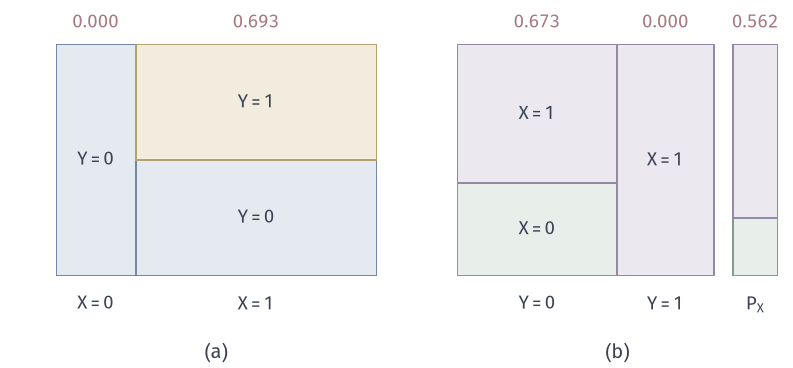

Write the Python code that produced this figure.
from pathlib import Path
import sys
HERE = Path(__file__).resolve().parent
sys.path.insert(0, str(HERE.parent/'info-common'))
from info_fig import *
# Joint table p(0,0)=1/4, p(0,1)=0, p(1,0)=3/8, p(1,1)=3/8 (rows X, columns Y).
# (a) mosaic split by X: widths P(X=x), heights P(Y=y|X=x); labels H(Y|X=x).
# (b) mosaic split by Y: widths P(Y=y), heights P(X=x|Y=y); grey bar on the right is P_X.
J = np.array([[1/4, 0], [3/8, 3/8]]); px = J.sum(1); py = J.sum(0)
fig, (a, b) = figure(width_mm=112, height_mm=52, ncols=2)
panel(fig, left=.07, right=.98, bottom=.25, top=.88, wspace=.25)
F = {0: (BLUE_FILL, BLUE), 1: (YELLOW_FILL, YELLOW)}
x0 = 0; facts = {}
for x in (0, 1):
    w = px[x]; cond = J[x]/w; y0 = 0
    for y in (0, 1):
        if cond[y] > 0:
            a.add_patch(__import__('matplotlib').patches.Rectangle((x0, y0), w, cond[y], fc=F[y][0], ec=F[y][1], lw=.8))
            a.text(x0+w/2, y0+cond[y]/2, '$Y=%d$' % y, ha='center', va='center', fontsize=7.5)
        y0 += cond[y]
    hx = H(cond); facts['H(Y|X=%d)' % x] = hx
    a.text(x0+w/2, 1.05, '$%.3f$' % abs(hx), ha='center', va='bottom', color=RED, fontsize=7.5)
    a.text(x0+w/2, -.08, '$X=%d$' % x, ha='center', va='top', fontsize=7.5)
    x0 += w
a.set_xlim(0, 1); a.set_ylim(0, 1); a.axis('off')
G = {0: (GREEN_FILL, GREEN), 1: (PURPLE_FILL, PURPLE)}
x0 = 0
for y in (0, 1):
    w = py[y]*.8; cond = J[:, y]/py[y]; y0 = 0
    for x in (0, 1):
        if cond[x] > 0:
            b.add_patch(__import__('matplotlib').patches.Rectangle((x0, y0), w, cond[x], fc=G[x][0], ec=G[x][1], lw=.8))
            b.text(x0+w/2, y0+cond[x]/2, '$X=%d$' % x, ha='center', va='center', fontsize=7.5)
        y0 += cond[x]
    hy = H(cond); facts['H(X|Y=%d)' % y] = hy
    b.text(x0+w/2, 1.05, '$%.3f$' % abs(hy), ha='center', va='bottom', color=RED, fontsize=7.5)
    b.text(x0+w/2, -.08, '$Y=%d$' % y, ha='center', va='top', fontsize=7.5)
    x0 += w
xp = .86; wp = .14; y0 = 0
for x in (0, 1):
    b.add_patch(__import__('matplotlib').patches.Rectangle((xp, y0), wp, px[x], fc=G[x][0], ec=G[x][1], lw=.8))
    y0 += px[x]
b.text(xp+wp/2, 1.05, '$%.3f$' % H(px), ha='center', va='bottom', color=RED, fontsize=7.5)
b.text(xp+wp/2, -.08, '$P_X$', ha='center', va='top', fontsize=7.5)
b.set_xlim(0, 1); b.set_ylim(0, 1); b.axis('off')
for ax in (a, b): ax.set_clip_on(False)
tags(fig, (a, b))
facts.update({'H(Y|X)': H(J)-H(px), 'H(X|Y)': H(J)-H(py), 'H(X)': H(px)})
save(fig, HERE, 'figure', facts)
